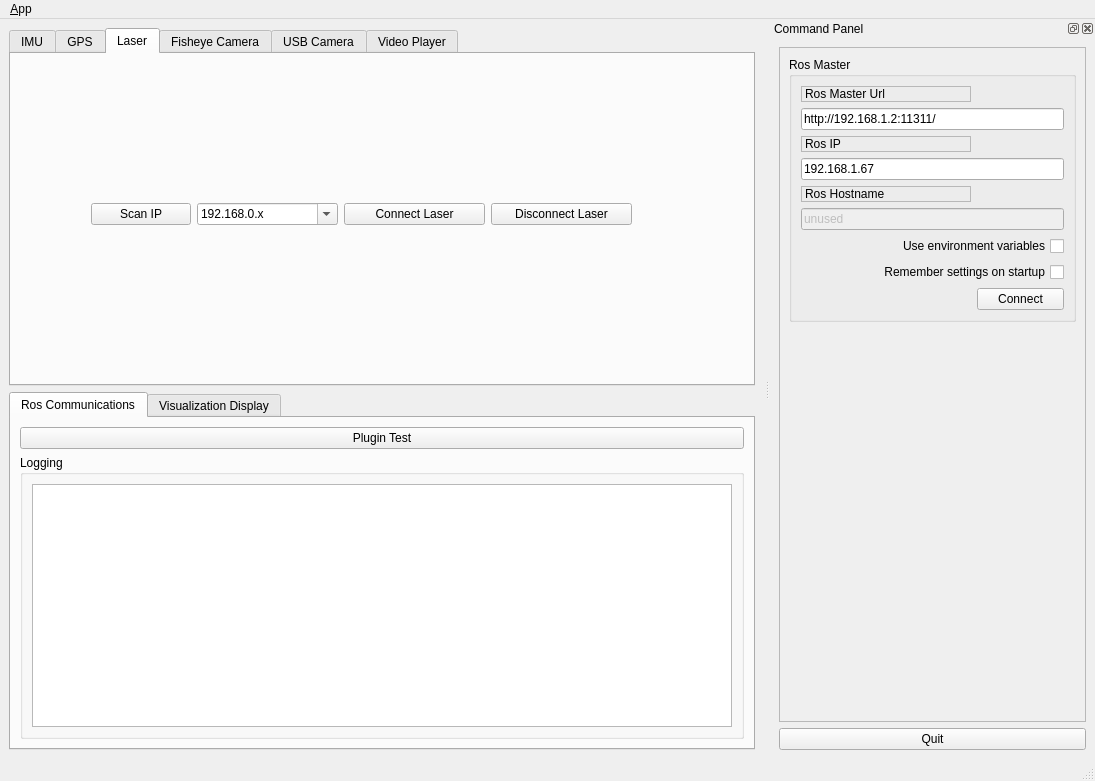
<?xml version="1.0" encoding="UTF-8"?>
<ui version="4.0">
 <class>MainWindowDesign</class>
 <widget class="QMainWindow" name="MainWindowDesign">
  <property name="geometry">
   <rect>
    <x>0</x>
    <y>0</y>
    <width>1095</width>
    <height>781</height>
   </rect>
  </property>
  <property name="windowTitle">
   <string>QRosApp</string>
  </property>
  <property name="windowIcon">
   <iconset resource="../../qt_demo/resources/images.qrc">
    <normaloff>:/images/icon.png</normaloff>:/images/icon.png</iconset>
  </property>
  <property name="locale">
   <locale language="English" country="Australia"/>
  </property>
  <widget class="QWidget" name="centralwidget">
   <layout class="QGridLayout" name="gridLayout_2">
    <item row="0" column="0">
     <widget class="QTabWidget" name="SensorTab">
      <property name="currentIndex">
       <number>2</number>
      </property>
      <widget class="QWidget" name="tab_1">
       <attribute name="title">
        <string>IMU</string>
       </attribute>
       <layout class="QVBoxLayout" name="verticalLayout_4">
        <item>
         <layout class="QHBoxLayout" name="horizontalLayout">
          <item>
           <widget class="QPushButton" name="imu_connect_btn">
            <property name="text">
             <string>Connect IMU</string>
            </property>
           </widget>
          </item>
          <item>
           <widget class="QPushButton" name="imu_disconnect_btn">
            <property name="text">
             <string>Disconnect IMU</string>
            </property>
           </widget>
          </item>
         </layout>
        </item>
        <item>
         <widget class="QPushButton" name="imu_refresh_btn">
          <property name="text">
           <string>Refresh IMU Connection</string>
          </property>
         </widget>
        </item>
        <item>
         <widget class="QLabel" name="imu_status_label">
          <property name="styleSheet">
           <string notr="true">color: red;</string>
          </property>
          <property name="text">
           <string>IMU Status:</string>
          </property>
         </widget>
        </item>
        <item>
         <layout class="QHBoxLayout" name="horizontalLayout_2">
          <item>
           <layout class="QVBoxLayout" name="verticalLayout_9">
            <item>
             <widget class="QLabel" name="gyro_label">
              <property name="text">
               <string>Gyro (deg/s):</string>
              </property>
             </widget>
            </item>
            <item>
             <widget class="QLabel" name="x_gyro_label">
              <property name="text">
               <string>X: </string>
              </property>
             </widget>
            </item>
            <item>
             <widget class="QLabel" name="y_gyro_label">
              <property name="text">
               <string>Y: </string>
              </property>
             </widget>
            </item>
            <item>
             <widget class="QLabel" name="z_gyro_label">
              <property name="text">
               <string>Z: </string>
              </property>
             </widget>
            </item>
           </layout>
          </item>
          <item>
           <layout class="QVBoxLayout" name="verticalLayout_8">
            <item>
             <widget class="QLabel" name="acc_label">
              <property name="text">
               <string>Accelermeter (g):</string>
              </property>
             </widget>
            </item>
            <item>
             <widget class="QLabel" name="x_acc_label">
              <property name="text">
               <string>X: </string>
              </property>
             </widget>
            </item>
            <item>
             <widget class="QLabel" name="y_acc_label">
              <property name="text">
               <string>Y: </string>
              </property>
             </widget>
            </item>
            <item>
             <widget class="QLabel" name="z_acc_label">
              <property name="text">
               <string>Z: </string>
              </property>
             </widget>
            </item>
           </layout>
          </item>
         </layout>
        </item>
        <item>
         <widget class="QPushButton" name="led_btn">
          <property name="styleSheet">
           <string notr="true">background-color: yellow;</string>
          </property>
          <property name="text">
           <string>LED off</string>
          </property>
         </widget>
        </item>
        <item>
         <layout class="QHBoxLayout" name="scan_imu">
          <item>
           <widget class="QPushButton" name="serial_scan_btn">
            <property name="text">
             <string>Scan IMU Source Port</string>
            </property>
           </widget>
          </item>
          <item>
           <widget class="QComboBox" name="serial_comboBox"/>
          </item>
         </layout>
        </item>
       </layout>
      </widget>
      <widget class="QWidget" name="tab_2">
       <attribute name="title">
        <string>GPS</string>
       </attribute>
       <layout class="QVBoxLayout" name="verticalLayout_6">
        <item>
         <layout class="QHBoxLayout" name="horizontalLayout_3">
          <item>
           <layout class="QHBoxLayout" name="scan_gps">
            <item>
             <widget class="QPushButton" name="serial_scan_gps_btn">
              <property name="text">
               <string>Scan GPS Source Port</string>
              </property>
             </widget>
            </item>
            <item>
             <widget class="QComboBox" name="serial_gps_serial_ComboBox"/>
            </item>
           </layout>
          </item>
          <item>
           <widget class="QPushButton" name="gps_connect_btn">
            <property name="text">
             <string>Connect GPS</string>
            </property>
           </widget>
          </item>
          <item>
           <widget class="QPushButton" name="gps_disconnect_btn">
            <property name="text">
             <string>Disconnect GPS</string>
            </property>
           </widget>
          </item>
         </layout>
        </item>
        <item>
         <layout class="QVBoxLayout" name="GPS">
          <item>
           <widget class="QLabel" name="gps_status_label">
            <property name="styleSheet">
             <string notr="true">color: red;</string>
            </property>
            <property name="text">
             <string>GPS Status:</string>
            </property>
           </widget>
          </item>
          <item>
           <widget class="QLabel" name="gps_label">
            <property name="text">
             <string>GPS:</string>
            </property>
           </widget>
          </item>
          <item>
           <layout class="QVBoxLayout" name="GPS_num">
            <item>
             <layout class="QHBoxLayout" name="latitude">
              <item>
               <widget class="QLabel" name="label_latitude">
                <property name="text">
                 <string>Latitude: </string>
                </property>
               </widget>
              </item>
              <item>
               <widget class="QLabel" name="label_latitude_num">
                <property name="text">
                 <string/>
                </property>
               </widget>
              </item>
             </layout>
            </item>
            <item>
             <layout class="QHBoxLayout" name="longitude">
              <item>
               <widget class="QLabel" name="label_longitude">
                <property name="text">
                 <string>Longitude:</string>
                </property>
               </widget>
              </item>
              <item>
               <widget class="QLabel" name="label_longitude_num">
                <property name="text">
                 <string/>
                </property>
               </widget>
              </item>
             </layout>
            </item>
            <item>
             <layout class="QHBoxLayout" name="altitude">
              <item>
               <widget class="QLabel" name="label_altitude">
                <property name="text">
                 <string>Altitude: </string>
                </property>
               </widget>
              </item>
              <item>
               <widget class="QLabel" name="label_altitude_num">
                <property name="text">
                 <string/>
                </property>
               </widget>
              </item>
             </layout>
            </item>
           </layout>
          </item>
         </layout>
        </item>
       </layout>
      </widget>
      <widget class="QWidget" name="tab_3">
       <attribute name="title">
        <string>Laser</string>
       </attribute>
       <widget class="QWidget" name="layoutWidget">
        <property name="geometry">
         <rect>
          <x>80</x>
          <y>50</y>
          <width>541</width>
          <height>121</height>
         </rect>
        </property>
        <layout class="QVBoxLayout" name="verticalLayout_13">
         <item>
          <widget class="QLabel" name="scan_ip_label">
           <property name="styleSheet">
            <string notr="true">color: rgb(239, 41, 41);</string>
           </property>
           <property name="text">
            <string/>
           </property>
          </widget>
         </item>
         <item>
          <layout class="QHBoxLayout" name="horizontalLayout_9">
           <item>
            <widget class="QPushButton" name="scan_laser_btn">
             <property name="maximumSize">
              <size>
               <width>100</width>
               <height>16777215</height>
              </size>
             </property>
             <property name="text">
              <string>Scan IP</string>
             </property>
            </widget>
           </item>
           <item>
            <widget class="QComboBox" name="ip_address_comboBox">
             <property name="editable">
              <bool>true</bool>
             </property>
             <property name="currentText">
              <string>192.168.0.x</string>
             </property>
            </widget>
           </item>
           <item>
            <widget class="QPushButton" name="connect_laser_btn">
             <property name="text">
              <string>Connect Laser</string>
             </property>
            </widget>
           </item>
           <item>
            <widget class="QPushButton" name="disconnect_laser_btn">
             <property name="text">
              <string>Disconnect Laser</string>
             </property>
            </widget>
           </item>
          </layout>
         </item>
        </layout>
       </widget>
      </widget>
      <widget class="QWidget" name="tab_6">
       <attribute name="title">
        <string>Fisheye Camera</string>
       </attribute>
      </widget>
      <widget class="QWidget" name="tab_4">
       <attribute name="title">
        <string>USB Camera</string>
       </attribute>
       <widget class="QWidget" name="layoutWidget">
        <property name="geometry">
         <rect>
          <x>9</x>
          <y>9</y>
          <width>628</width>
          <height>29</height>
         </rect>
        </property>
        <layout class="QHBoxLayout" name="horizontalLayout_5">
         <item>
          <layout class="QHBoxLayout" name="camera_horizon">
           <item>
            <widget class="QPushButton" name="camera_scan_btn">
             <property name="text">
              <string>Scan Cameras</string>
             </property>
            </widget>
           </item>
           <item>
            <widget class="QPushButton" name="camera_connect_btn">
             <property name="text">
              <string>Connect</string>
             </property>
            </widget>
           </item>
           <item>
            <widget class="QLabel" name="Camera_Name">
             <property name="text">
              <string>Device Name: </string>
             </property>
            </widget>
           </item>
           <item>
            <widget class="QComboBox" name="camera_selection_box"/>
           </item>
           <item>
            <spacer name="horizontalSpacer_2">
             <property name="orientation">
              <enum>Qt::Horizontal</enum>
             </property>
             <property name="sizeHint" stdset="0">
              <size>
               <width>40</width>
               <height>20</height>
              </size>
             </property>
            </spacer>
           </item>
          </layout>
         </item>
         <item>
          <layout class="QHBoxLayout" name="horizontalLayout_4">
           <item>
            <widget class="QPushButton" name="capture_btn">
             <property name="text">
              <string>Capture Pic</string>
             </property>
            </widget>
           </item>
           <item>
            <widget class="QPushButton" name="record_btn">
             <property name="text">
              <string>Start Record</string>
             </property>
            </widget>
           </item>
          </layout>
         </item>
        </layout>
       </widget>
       <widget class="QWidget" name="layoutWidget">
        <property name="geometry">
         <rect>
          <x>9</x>
          <y>44</y>
          <width>731</width>
          <height>281</height>
         </rect>
        </property>
        <layout class="QVBoxLayout" name="verticalLayout_5">
         <item>
          <widget class="QLabel" name="record_time_label">
           <property name="sizePolicy">
            <sizepolicy hsizetype="Preferred" vsizetype="Preferred">
             <horstretch>0</horstretch>
             <verstretch>0</verstretch>
            </sizepolicy>
           </property>
           <property name="maximumSize">
            <size>
             <width>16777215</width>
             <height>100</height>
            </size>
           </property>
           <property name="styleSheet">
            <string notr="true"/>
           </property>
           <property name="text">
            <string/>
           </property>
          </widget>
         </item>
         <item>
          <widget class="QFrame" name="cam_view">
           <property name="sizePolicy">
            <sizepolicy hsizetype="Preferred" vsizetype="Expanding">
             <horstretch>0</horstretch>
             <verstretch>0</verstretch>
            </sizepolicy>
           </property>
           <property name="styleSheet">
            <string notr="true">background-color: rgb(0,0,0);</string>
           </property>
           <layout class="QVBoxLayout" name="cam_layout"/>
          </widget>
         </item>
        </layout>
       </widget>
      </widget>
      <widget class="QWidget" name="tab_5">
       <attribute name="title">
        <string>Video Player</string>
       </attribute>
       <layout class="QVBoxLayout" name="verticalLayout_12">
        <item>
         <layout class="QVBoxLayout" name="verticalLayout_11">
          <item>
           <widget class="QFrame" name="video_player">
            <property name="sizePolicy">
             <sizepolicy hsizetype="Expanding" vsizetype="Expanding">
              <horstretch>0</horstretch>
              <verstretch>0</verstretch>
             </sizepolicy>
            </property>
            <property name="styleSheet">
             <string notr="true">background-color: rgb(0,0,0);</string>
            </property>
            <layout class="QHBoxLayout" name="video_player_layout"/>
           </widget>
          </item>
          <item>
           <layout class="QVBoxLayout" name="verticalLayout_10">
            <item>
             <layout class="QHBoxLayout" name="horizontalLayout_8">
              <item>
               <widget class="QPushButton" name="load_video_btn">
                <property name="text">
                 <string>Load Video</string>
                </property>
               </widget>
              </item>
              <item>
               <widget class="QSlider" name="video_position_slider">
                <property name="orientation">
                 <enum>Qt::Horizontal</enum>
                </property>
               </widget>
              </item>
              <item>
               <widget class="QLabel" name="time_label">
                <property name="text">
                 <string>Time:</string>
                </property>
               </widget>
              </item>
             </layout>
            </item>
            <item>
             <layout class="QHBoxLayout" name="horizontalLayout_6">
              <item>
               <widget class="QPushButton" name="play_btn">
                <property name="text">
                 <string>Play</string>
                </property>
               </widget>
              </item>
              <item>
               <spacer name="horizontalSpacer_3">
                <property name="orientation">
                 <enum>Qt::Horizontal</enum>
                </property>
                <property name="sizeHint" stdset="0">
                 <size>
                  <width>40</width>
                  <height>20</height>
                 </size>
                </property>
               </spacer>
              </item>
              <item>
               <widget class="QPushButton" name="stop_btn">
                <property name="text">
                 <string>Stop</string>
                </property>
               </widget>
              </item>
              <item>
               <spacer name="horizontalSpacer_4">
                <property name="orientation">
                 <enum>Qt::Horizontal</enum>
                </property>
                <property name="sizeHint" stdset="0">
                 <size>
                  <width>40</width>
                  <height>20</height>
                 </size>
                </property>
               </spacer>
              </item>
              <item>
               <widget class="QPushButton" name="pause_btn">
                <property name="text">
                 <string>Pause</string>
                </property>
               </widget>
              </item>
              <item>
               <layout class="QHBoxLayout" name="horizontalLayout_7">
                <item>
                 <widget class="QLabel" name="sound_label">
                  <property name="text">
                   <string>Sound:</string>
                  </property>
                 </widget>
                </item>
                <item>
                 <widget class="QSlider" name="sound_slider">
                  <property name="orientation">
                   <enum>Qt::Horizontal</enum>
                  </property>
                 </widget>
                </item>
               </layout>
              </item>
             </layout>
            </item>
           </layout>
          </item>
         </layout>
        </item>
       </layout>
      </widget>
     </widget>
    </item>
    <item row="1" column="0">
     <widget class="QTabWidget" name="tab_manager">
      <property name="minimumSize">
       <size>
        <width>100</width>
        <height>0</height>
       </size>
      </property>
      <property name="locale">
       <locale language="English" country="Australia"/>
      </property>
      <property name="currentIndex">
       <number>0</number>
      </property>
      <widget class="QWidget" name="tab_status">
       <attribute name="title">
        <string>Ros Communications</string>
       </attribute>
       <layout class="QVBoxLayout" name="verticalLayout_2">
        <item>
         <widget class="QPushButton" name="plugin_test_btn">
          <property name="text">
           <string>Plugin Test</string>
          </property>
         </widget>
        </item>
        <item>
         <widget class="QGroupBox" name="groupBox_12">
          <property name="sizePolicy">
           <sizepolicy hsizetype="MinimumExpanding" vsizetype="Preferred">
            <horstretch>0</horstretch>
            <verstretch>0</verstretch>
           </sizepolicy>
          </property>
          <property name="title">
           <string>Logging</string>
          </property>
          <layout class="QGridLayout" name="gridLayout_3">
           <item row="1" column="1">
            <widget class="QListView" name="view_logging"/>
           </item>
          </layout>
         </widget>
        </item>
       </layout>
      </widget>
      <widget class="QWidget" name="tab">
       <attribute name="title">
        <string>Visualization Display</string>
       </attribute>
       <layout class="QVBoxLayout" name="verticalLayout_7">
        <item>
         <widget class="QTreeWidget" name="rviz_treeWidget">
          <property name="maximumSize">
           <size>
            <width>16777215</width>
            <height>150</height>
           </size>
          </property>
          <property name="columnCount">
           <number>2</number>
          </property>
          <column>
           <property name="text">
            <string>element</string>
           </property>
          </column>
          <column>
           <property name="text">
            <string>setting</string>
           </property>
          </column>
         </widget>
        </item>
        <item>
         <layout class="QVBoxLayout" name="layout_rviz"/>
        </item>
       </layout>
      </widget>
     </widget>
    </item>
   </layout>
  </widget>
  <widget class="QMenuBar" name="menubar">
   <property name="geometry">
    <rect>
     <x>0</x>
     <y>0</y>
     <width>1095</width>
     <height>22</height>
    </rect>
   </property>
   <widget class="QMenu" name="menu_File">
    <property name="title">
     <string>&amp;App</string>
    </property>
    <addaction name="action_Preferences"/>
    <addaction name="separator"/>
    <addaction name="actionAbout"/>
    <addaction name="actionAbout_Qt"/>
    <addaction name="separator"/>
    <addaction name="action_Quit"/>
   </widget>
   <addaction name="menu_File"/>
  </widget>
  <widget class="QStatusBar" name="statusbar"/>
  <widget class="QDockWidget" name="dock_status">
   <property name="sizePolicy">
    <sizepolicy hsizetype="Minimum" vsizetype="Preferred">
     <horstretch>0</horstretch>
     <verstretch>0</verstretch>
    </sizepolicy>
   </property>
   <property name="minimumSize">
    <size>
     <width>325</width>
     <height>389</height>
    </size>
   </property>
   <property name="allowedAreas">
    <set>Qt::RightDockWidgetArea</set>
   </property>
   <property name="windowTitle">
    <string>Command Panel</string>
   </property>
   <attribute name="dockWidgetArea">
    <number>2</number>
   </attribute>
   <widget class="QWidget" name="dockWidgetContents_2">
    <layout class="QVBoxLayout" name="verticalLayout">
     <item>
      <widget class="QFrame" name="frame">
       <property name="sizePolicy">
        <sizepolicy hsizetype="Minimum" vsizetype="Preferred">
         <horstretch>0</horstretch>
         <verstretch>0</verstretch>
        </sizepolicy>
       </property>
       <property name="frameShape">
        <enum>QFrame::StyledPanel</enum>
       </property>
       <property name="frameShadow">
        <enum>QFrame::Raised</enum>
       </property>
       <layout class="QVBoxLayout" name="verticalLayout_3">
        <item>
         <widget class="QGroupBox" name="groupBox">
          <property name="title">
           <string>Ros Master</string>
          </property>
          <layout class="QGridLayout" name="gridLayout">
           <item row="0" column="0">
            <widget class="QLabel" name="label">
             <property name="frameShape">
              <enum>QFrame::StyledPanel</enum>
             </property>
             <property name="frameShadow">
              <enum>QFrame::Raised</enum>
             </property>
             <property name="text">
              <string>Ros Master Url</string>
             </property>
            </widget>
           </item>
           <item row="1" column="0" colspan="2">
            <widget class="QLineEdit" name="line_edit_master">
             <property name="text">
              <string>http://192.168.1.2:11311/</string>
             </property>
            </widget>
           </item>
           <item row="2" column="0">
            <widget class="QLabel" name="label_2">
             <property name="frameShape">
              <enum>QFrame::StyledPanel</enum>
             </property>
             <property name="frameShadow">
              <enum>QFrame::Raised</enum>
             </property>
             <property name="text">
              <string>Ros IP</string>
             </property>
            </widget>
           </item>
           <item row="3" column="0" colspan="2">
            <widget class="QLineEdit" name="line_edit_host">
             <property name="text">
              <string>192.168.1.67</string>
             </property>
            </widget>
           </item>
           <item row="4" column="0">
            <widget class="QLabel" name="label_3">
             <property name="frameShape">
              <enum>QFrame::StyledPanel</enum>
             </property>
             <property name="frameShadow">
              <enum>QFrame::Raised</enum>
             </property>
             <property name="text">
              <string>Ros Hostname</string>
             </property>
            </widget>
           </item>
           <item row="5" column="0" colspan="2">
            <widget class="QLineEdit" name="line_edit_topic">
             <property name="enabled">
              <bool>false</bool>
             </property>
             <property name="text">
              <string>unused</string>
             </property>
            </widget>
           </item>
           <item row="6" column="0" colspan="2">
            <widget class="QCheckBox" name="checkbox_use_environment">
             <property name="layoutDirection">
              <enum>Qt::RightToLeft</enum>
             </property>
             <property name="text">
              <string>Use environment variables</string>
             </property>
            </widget>
           </item>
           <item row="7" column="0" colspan="2">
            <widget class="QCheckBox" name="checkbox_remember_settings">
             <property name="layoutDirection">
              <enum>Qt::RightToLeft</enum>
             </property>
             <property name="text">
              <string>Remember settings on startup</string>
             </property>
            </widget>
           </item>
           <item row="8" column="0">
            <spacer name="horizontalSpacer">
             <property name="orientation">
              <enum>Qt::Horizontal</enum>
             </property>
             <property name="sizeHint" stdset="0">
              <size>
               <width>170</width>
               <height>21</height>
              </size>
             </property>
            </spacer>
           </item>
           <item row="8" column="1">
            <widget class="QPushButton" name="button_connect">
             <property name="enabled">
              <bool>true</bool>
             </property>
             <property name="sizePolicy">
              <sizepolicy hsizetype="MinimumExpanding" vsizetype="Fixed">
               <horstretch>0</horstretch>
               <verstretch>0</verstretch>
              </sizepolicy>
             </property>
             <property name="toolTip">
              <string>Set the target to the current joint trajectory state.</string>
             </property>
             <property name="statusTip">
              <string>Clear all waypoints and set the target to the current joint trajectory state.</string>
             </property>
             <property name="text">
              <string>Connect</string>
             </property>
            </widget>
           </item>
          </layout>
         </widget>
        </item>
        <item>
         <spacer name="verticalSpacer_3">
          <property name="orientation">
           <enum>Qt::Vertical</enum>
          </property>
          <property name="sizeHint" stdset="0">
           <size>
            <width>20</width>
            <height>233</height>
           </size>
          </property>
         </spacer>
        </item>
       </layout>
      </widget>
     </item>
     <item>
      <widget class="QPushButton" name="quit_button">
       <property name="sizePolicy">
        <sizepolicy hsizetype="MinimumExpanding" vsizetype="Fixed">
         <horstretch>0</horstretch>
         <verstretch>0</verstretch>
        </sizepolicy>
       </property>
       <property name="text">
        <string>Quit</string>
       </property>
      </widget>
     </item>
    </layout>
   </widget>
  </widget>
  <action name="action_Quit">
   <property name="text">
    <string>&amp;Quit</string>
   </property>
   <property name="shortcut">
    <string>Ctrl+Q</string>
   </property>
   <property name="shortcutContext">
    <enum>Qt::ApplicationShortcut</enum>
   </property>
  </action>
  <action name="action_Preferences">
   <property name="text">
    <string>&amp;Preferences</string>
   </property>
  </action>
  <action name="actionAbout">
   <property name="text">
    <string>&amp;About</string>
   </property>
  </action>
  <action name="actionAbout_Qt">
   <property name="text">
    <string>About &amp;Qt</string>
   </property>
  </action>
 </widget>
 <resources>
  <include location="../../qt_demo/resources/images.qrc"/>
 </resources>
 <connections>
  <connection>
   <sender>action_Quit</sender>
   <signal>triggered()</signal>
   <receiver>MainWindowDesign</receiver>
   <slot>close()</slot>
   <hints>
    <hint type="sourcelabel">
     <x>-1</x>
     <y>-1</y>
    </hint>
    <hint type="destinationlabel">
     <x>399</x>
     <y>299</y>
    </hint>
   </hints>
  </connection>
  <connection>
   <sender>quit_button</sender>
   <signal>clicked()</signal>
   <receiver>MainWindowDesign</receiver>
   <slot>close()</slot>
   <hints>
    <hint type="sourcelabel">
     <x>859</x>
     <y>552</y>
    </hint>
    <hint type="destinationlabel">
     <x>469</x>
     <y>299</y>
    </hint>
   </hints>
  </connection>
 </connections>
</ui>
